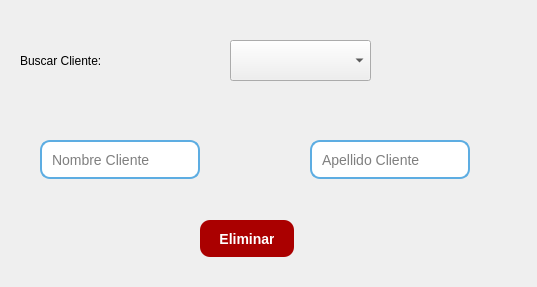
<?xml version="1.0" encoding="UTF-8"?>
<ui version="4.0">
 <class>DeleteWindow</class>
 <widget class="QWidget" name="DeleteWindow">
  <property name="geometry">
   <rect>
    <x>0</x>
    <y>0</y>
    <width>537</width>
    <height>287</height>
   </rect>
  </property>
  <property name="windowTitle">
   <string>Eliminar Cliente</string>
  </property>
  <property name="styleSheet">
   <string notr="true">background-color: rgb(170, 255, 255);
      QWidget {
		
	background-color: rgb(202, 183, 40);
      }
      QLineEdit {
          border: 2px solid #5dade2;
          border-radius: 10px;
          padding: 8px;
          font-size: 14px;
          background-color: white;
      }
      QPushButton {
          background-color: #5dade2;
          color: white;
          font-size: 14px;
          font-weight: bold;
          padding: 10px 20px;
          border-radius: 10px;
      }
      QPushButton:hover {
          background-color: #3498db;
      }
   </string>
  </property>
  <widget class="QLineEdit" name="input_nombre">
   <property name="geometry">
    <rect>
     <x>40</x>
     <y>140</y>
     <width>160</width>
     <height>39</height>
    </rect>
   </property>
   <property name="styleSheet">
    <string notr="true">QLineEdit {
          border: 2px solid #5dade2;
          border-radius: 10px;
          padding: 8px;
          font-size: 14px;
          background-color: white;
      }
      QPushButton {
          
	background-color: rgb(170, 0, 0);
          color: white;
          font-size: 14px;
          font-weight: bold;
          padding: 10px 20px;
          border-radius: 10px;
      }
      QPushButton:hover {
          
	background-color: rgb(227, 28, 10);
      }</string>
   </property>
   <property name="placeholderText">
    <string>Nombre Cliente</string>
   </property>
  </widget>
  <widget class="QPushButton" name="btn_eliminar">
   <property name="geometry">
    <rect>
     <x>200</x>
     <y>220</y>
     <width>94</width>
     <height>37</height>
    </rect>
   </property>
   <property name="styleSheet">
    <string notr="true">QLineEdit {
          border: 2px solid #5dade2;
          border-radius: 10px;
          padding: 8px;
          font-size: 14px;
          background-color: white;
      }
      QPushButton {
          
	background-color: rgb(170, 0, 0);
          color: white;
          font-size: 14px;
          font-weight: bold;
          padding: 10px 20px;
          border-radius: 10px;
      }
      QPushButton:hover {
          
	background-color: rgb(227, 28, 10);
      }</string>
   </property>
   <property name="text">
    <string>Eliminar</string>
   </property>
  </widget>
  <widget class="QComboBox" name="combo_cliente">
   <property name="geometry">
    <rect>
     <x>230</x>
     <y>40</y>
     <width>141</width>
     <height>41</height>
    </rect>
   </property>
  </widget>
  <widget class="QLineEdit" name="input_apellido">
   <property name="geometry">
    <rect>
     <x>310</x>
     <y>140</y>
     <width>160</width>
     <height>39</height>
    </rect>
   </property>
   <property name="styleSheet">
    <string notr="true">QLineEdit {
          border: 2px solid #5dade2;
          border-radius: 10px;
          padding: 8px;
          font-size: 14px;
          background-color: white;
      }
      QPushButton {
          
	background-color: rgb(170, 0, 0);
          color: white;
          font-size: 14px;
          font-weight: bold;
          padding: 10px 20px;
          border-radius: 10px;
      }
      QPushButton:hover {
          
	background-color: rgb(227, 28, 10);
      }</string>
   </property>
   <property name="placeholderText">
    <string>Apellido Cliente</string>
   </property>
  </widget>
  <widget class="QLabel" name="label_2">
   <property name="geometry">
    <rect>
     <x>20</x>
     <y>40</y>
     <width>191</width>
     <height>41</height>
    </rect>
   </property>
   <property name="styleSheet">
    <string notr="true">font: 75 20pt &quot;MS Shell Dlg 2&quot;;</string>
   </property>
   <property name="text">
    <string>Buscar Cliente: </string>
   </property>
  </widget>
  <widget class="QLabel" name="label_3">
   <property name="geometry">
    <rect>
     <x>380</x>
     <y>20</y>
     <width>141</width>
     <height>81</height>
    </rect>
   </property>
   <property name="text">
    <string/>
   </property>
   <property name="pixmap">
    <pixmap>eliminar_foto.jpg</pixmap>
   </property>
   <property name="scaledContents">
    <bool>true</bool>
   </property>
  </widget>
 </widget>
 <resources/>
 <connections/>
</ui>
